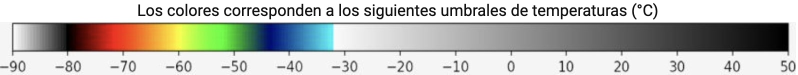
#> input picture webroot/files/ejecutables/Project_Irmin/Images/Colors.jpg, 1596 x 150 px (shown at 1/2 size)
$ python -i Irmin_ProcessImages2.py   (imports and definitions only)
#> lines starting #> are read from the running program, lines starting #| are printed output that depends on the picture
from PIL import Image
from numpy import asarray
import numpy as np


def compareImage(data):
    # Opens a image in RGB mode
    coloursImage = Image.open('/xampp/htdocs/irmin/webroot/files/ejecutables/Project_Irmin/Images/Colors.png')

    # Size of the image in pixels (size of orginal image)
    # (This is not mandatory)
    width, height = coloursImage.size

    # Setting the points for cropped image
    left = 160
    top = 48
    right = 370
    bottom = 100

    # Cropped image of above dimension
    # (It will not change orginal image)
    colours = coloursImage.crop((left, top, right, bottom))

    # Shows the image in image viewer
    #colours.show()

    # convert image to numpy array
    dataC = asarray(colours)
    dataC = dataC.reshape(dataC.shape[0]*dataC.shape[1],dataC.shape[2])
    dataC = [str(x) for x in dataC]
    dataC = np.unique(dataC)

    existe = False
    pixel = 0
    for pixel in dataC:
        if pixel in data:
            print ('Encontro: ' + pixel)
            return True
    return False


def processImage(localPath):

    # Opens a image in RGB mode
#> called with localPath = 'Images/Colors.jpg'
    newImage = Image.open(localPath)
#> newImage is the input picture: PIL image 1596x150 RGB; mean R, G, B 190.1, 190.4, 184.7

    # Size of the image in pixels (size of orginal image)
    # (This is not mandatory)
    width, height = newImage.size
#> width = 1596; height = 150

    # Setting the points for cropped image
    left = 360
    top = 100
    right = 630
    bottom = 650

    # Cropped image of above dimension
    # (It will not change orginal image)
    subImage = newImage.crop((left, top, right, bottom))
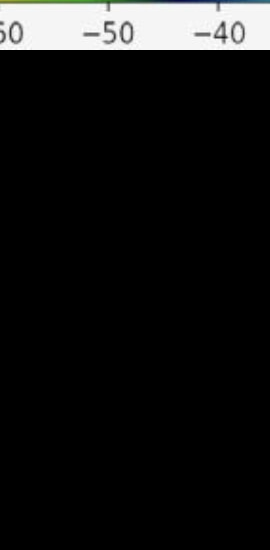
#> subImage: PIL image 270x550 RGB; mean R, G, B 20.1, 20.3, 20.2

    # Shows the image in image viewer
    #subImage.show()

    # convert image to numpy array
    data = asarray(subImage)
    data = data.reshape(data.shape[0]*data.shape[1],data.shape[2])
    data = [str(x) for x in data]
#> data = 148500 items
    data = np.unique(data)

    for px in data:
        px=px.replace('[','')
        px=px.replace(']','')
        px=px.split()

        r=int(px[0]) + 1
        g=int(px[1]) + 1
        b=int(px[2]) + 1

        if r == 254 and g == 154 and b == 7:
            print('Aca esta!')


        br = 1.0*b/r
        rgbr = 1.0*(r-g-b)/r
        if br <= 0.35 and rgbr > 0.32 and r > 90:
            return True
#> this loop made 1325 passes
#> (px, r, g, b, br, rgbr) on passes 1 to 3: (['24', '59', '101'], 25, 60, 102, 4.08, -5.48), (['25', '56', '102'], 26, 57, 103, 3.96, -5.15), (['26', '57', '103'], 27, 58, 104, 3.85, -5)

    return compareImage(data)
#> in compareImage, `colours = coloursImage.crop((left, top, right, bottom))`:
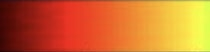
#> colours: PIL image 210x52 RGB; mean R, G, B 206.2, 110.1, 45.1
#> in compareImage, `dataC = [str(x) for x in dataC]`: dataC = 10920 items, first 6: '[48  9 12]', '[49  8 12]', '[51  8 15]', '[52 10 14]', '[55 10 15]', '[56 11 16]'
#> the loop in compareImage, `for pixel in dataC:` made 3548 passes
#> pixel on passes 1 to 3: '[100  15   8]', '[100  15  10]', '[100  17   9]'

>>> result = processImage('Images/Colors.jpg')
#> result = False
